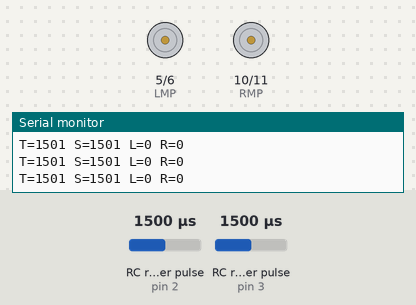
The sketch below on a simulated Arduino Uno, built with avr-gcc and run on an emulated ATmega328P. On the bench: motor-driver pin pairs drawn as motors (green arrow = first pin HIGH = forward, orange = second pin HIGH = backward, longer = more drive), the last lines printed to the serial monitor. Wiring (inferred from the names in the program): 2 × RC receiver channel: data pin 2 / data pin 3. The inputs (shaded band) are chosen by the test bench; at power-on: RC receiver pulse (sensors on pin 2, pin 3) 1500 µs.

Above: at 1.2 s.
1.3 s: RC receiver pulse (sensor on pin 2) set to 1020 µs
At 1.7 s:
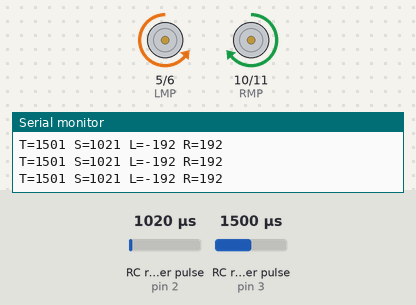
2.8 s: RC receiver pulse (sensor on pin 3) set to 1020 µs
At 3.4 s:
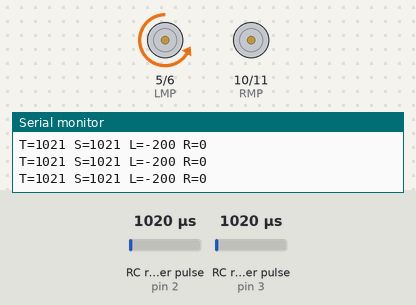
4.3 s: RC receiver pulse (sensor on pin 2) set to 1250 µs
At 5.1 s:
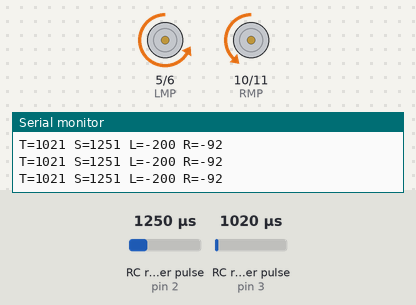
5.8 s: RC receiver pulse (sensor on pin 3) set to 1980 µs
At 6.9 s:
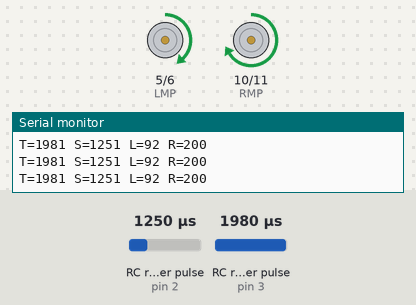
7.3 s: RC receiver pulse (sensor on pin 2) set to 1750 µs
At 8.5 s:
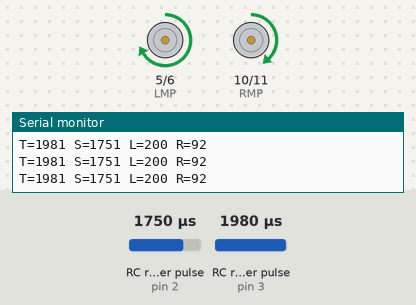
8.8 s: RC receiver pulse (sensor on pin 3) set to 1500 µs
At 9.3 s:
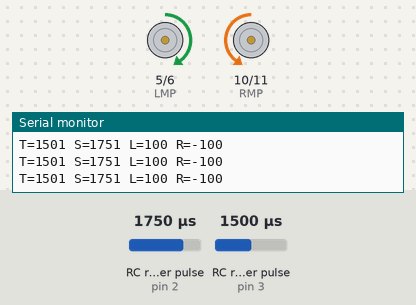
Timing chart, 0 to 11.3 s (numbered marks = the images above; inputs shaded):
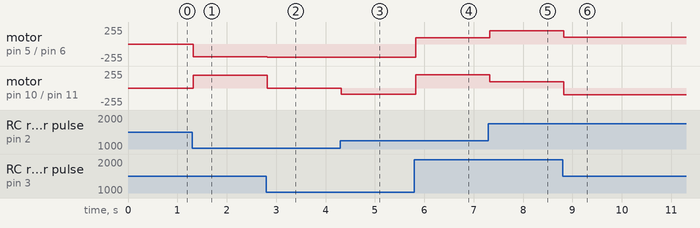

Measured:
- after the input at 1.3 s, motor on pin 5 (LMP) / pin 6 (LMN): stopped → backward 192/255 at once; motor on pin 10 (RMP) / pin 11 (RMN): stopped → forward 192/255 at once
- after the input at 2.8 s, motor on pin 5 (LMP) / pin 6 (LMN): backward 192/255 → backward 200/255 at once; motor on pin 10 (RMP) / pin 11 (RMN): forward 192/255 → stopped at once
- after the input at 4.3 s, motor on pin 10 (RMP) / pin 11 (RMN): stopped → backward 92/255 at once
- after the input at 5.8 s, motor on pin 5 (LMP) / pin 6 (LMN): backward 200/255 → forward 92/255 at once; motor on pin 10 (RMP) / pin 11 (RMN): backward 92/255 → forward 200/255 at once
- after the input at 7.3 s, motor on pin 5 (LMP) / pin 6 (LMN): forward 92/255 → forward 200/255 at once; motor on pin 10 (RMP) / pin 11 (RMN): forward 200/255 → forward 92/255 at once
- after the input at 8.8 s, motor on pin 5 (LMP) / pin 6 (LMN): forward 200/255 → forward 100/255 at once; motor on pin 10 (RMP) / pin 11 (RMN): forward 92/255 → backward 100/255 at once

The sketch:

soccer_bot.ino
```cpp
// Soccer Bot — FS-GT2 + L298N + Arduino Uno
// Car-style mixing: throttle + steering

// Motor pins
const int LMP = 5;
const int LMN = 6;
const int RMP = 10;
const int RMN = 11;

// Receiver pins
const int CH1_STEER = 2;
const int CH2_THROTTLE = 3;

// Tuning
const int CENTER = 1500;     // neutral pulse (µs)
const int DEADZONE = 60;     // ignore tiny stick noise around center
const int MAX_PWM = 200;     // cap top speed for 8th graders (0–255)

void setup() {
  pinMode(LMP, OUTPUT); pinMode(LMN, OUTPUT);
  pinMode(RMP, OUTPUT); pinMode(RMN, OUTPUT);
  pinMode(CH1_STEER, INPUT);
  pinMode(CH2_THROTTLE, INPUT);
  Serial.begin(9600);
}

void loop() {
  // Read pulses (timeout 25 ms so a lost signal doesn't hang the bot)
  int steer    = pulseIn(CH1_STEER,    HIGH, 25000);
  int throttle = pulseIn(CH2_THROTTLE, HIGH, 25000);

  // Failsafe: no signal → stop
  if (steer == 0 || throttle == 0) {
    drive(0, 0);
    return;
  }

  // Convert pulses to -255..+255
  int t = map(throttle, 1000, 2000, -MAX_PWM, MAX_PWM);
  int s = map(steer,    1000, 2000, -MAX_PWM, MAX_PWM);

  // Apply deadzone around center
  if (abs(throttle - CENTER) < DEADZONE) t = 0;
  if (abs(steer    - CENTER) < DEADZONE) s = 0;

  // Mix: left = throttle + steer, right = throttle - steer
  int left  = constrain(t + s, -MAX_PWM, MAX_PWM);
  int right = constrain(t - s, -MAX_PWM, MAX_PWM);

  drive(left, right);

  // Debug — open Serial Monitor at 9600 to tune
  Serial.print("T="); Serial.print(throttle);
  Serial.print(" S="); Serial.print(steer);
  Serial.print(" L="); Serial.print(left);
  Serial.print(" R="); Serial.println(right);
}

void drive(int left, int right) {
  // Left motor
  if (left >= 0) {
    analogWrite(LMP, left);  analogWrite(LMN, 0);
  } else {
    analogWrite(LMP, 0);     analogWrite(LMN, -left);
  }
  // Right motor
  if (right >= 0) {
    analogWrite(RMP, right); analogWrite(RMN, 0);
  } else {
    analogWrite(RMP, 0);     analogWrite(RMN, -right);
  }
}
```
